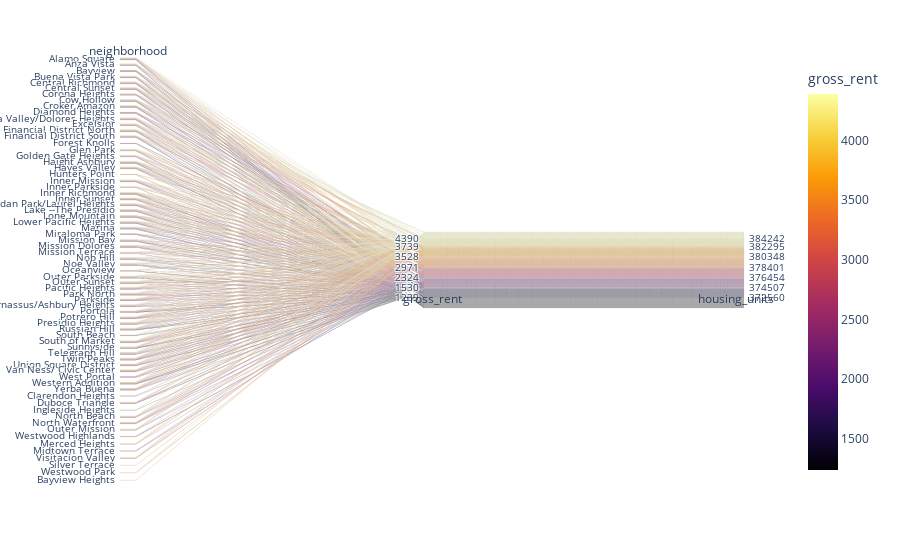

The cell this chart's notebook holds for it:
### Code cell
parallel_categories()

### Figure 1 — Plotly figure (JSON) as saved in the notebook; plotly's stock layout.template omitted (floating-point values rounded to 4 significant figures; data arrays with more than 128 entries replaced by an {"elided": "..."} marker saying what was removed)
{"data": [{"dimensions": [{"label": "neighborhood", "values": {"elided": "373 str values"}}, {"label": "gross_rent", "values": {"elided": "373 int values"}}, {"label": "housing_units", "values": {"elided": "373 int values"}}], "domain": {"x": [0, 1], "y": [0, 1]}, "line": {"color": {"elided": "373 int values"}, "coloraxis": "coloraxis"}, "name": "", "type": "parcats"}], "layout": {"autosize": true, "coloraxis": {"colorbar": {"title": {"text": "gross_rent"}}, "colorscale": [[0, "#000004"], [0.1111, "#1b0c41"], [0.2222, "#4a0c6b"], [0.3333, "#781c6d"], [0.4444, "#a52c60"], [0.5556, "#cf4446"], [0.6667, "#ed6925"], [0.7778, "#fb9b06"], [0.8889, "#f7d13d"], [1, "#fcffa4"]]}, "legend": {"tracegroupgap": 0}, "margin": {"t": 60}}}
